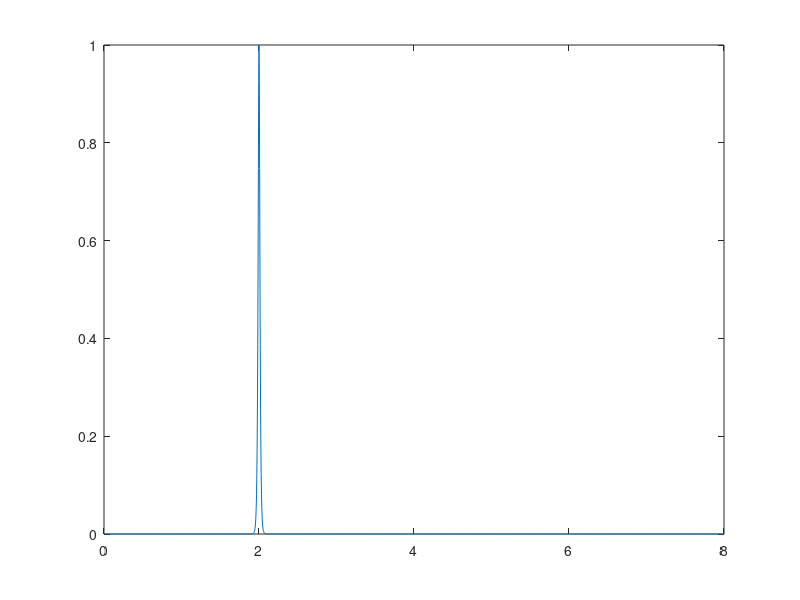
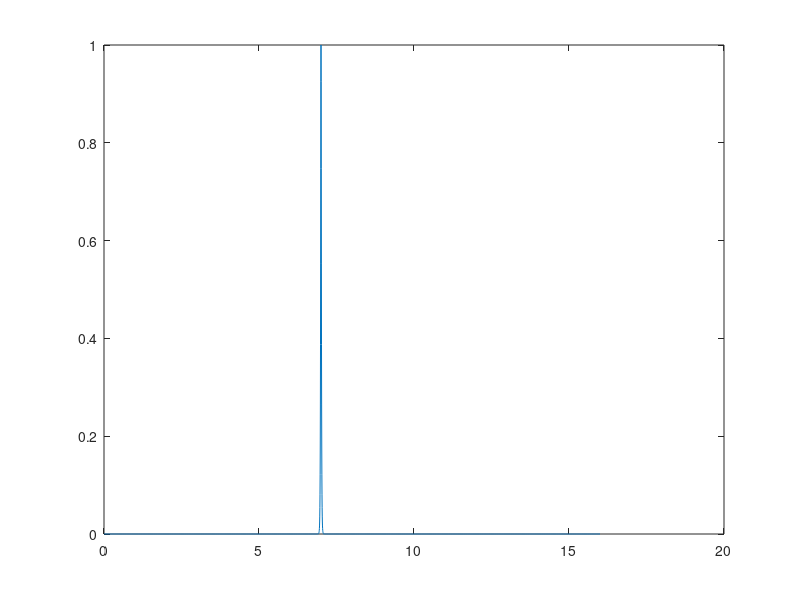
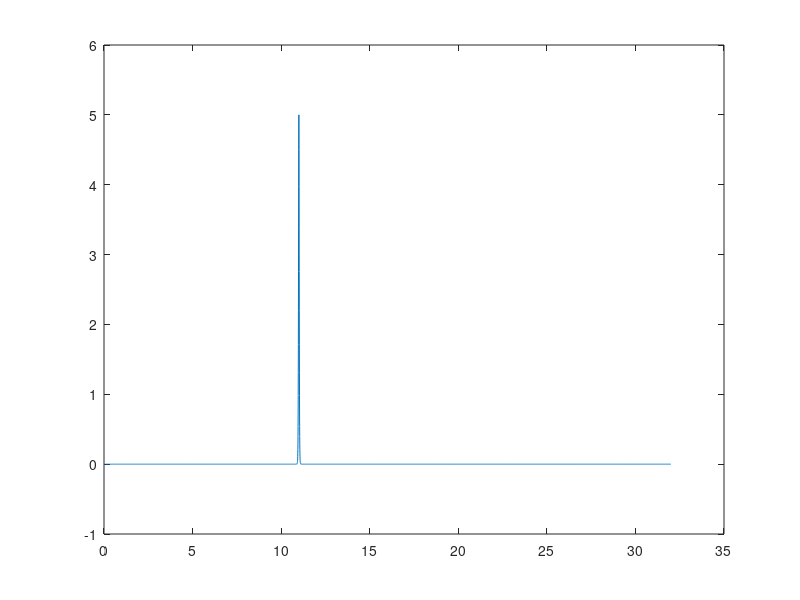

These charts were generated, in order, by the following MATLAB code: (Note: this script raises an error after producing the figures.)
close all
clear all
clc

t = (0:0.004:8)';
f = (0:0.125:250)';
omega = 2*pi*f;

x = 1./cosh(100*(t-2));
plot(t,x);

b = zeros(2001,1);
b(1251) = 1;


figure(1);
plot(t,x);


%% Convolution (Method I)
conv1 = conv(b,x);

[m n] = size(conv1);
t11 = 0:0.004:(m-1)*0.004;

figure(2);
plot(t11,conv1);
%%%%%%%%%%%%%%%%%%%%%%%%%

%% Cross-correllation (Method I)
corr1 = xcorr(x,conv1);

[m n] = size(corr1);
t12 = 0:0.004:(m-1)*0.004;

figure(3);
plot(t12,corr1);
%%%%%%%%%%%%%%%%%%%%%%%%%


%% Convolution (Method II)
conv2 = convolution1(b,x);

[m n] = size(conv2);
t21 = 0:0.004:(m-1)*0.004;

figure(4);
plot(t21,conv2);
%%%%%%%%%%%%%%%%%%%%%%%%%

%% Cross-correllation (Method II)
corr2 = crosscorr1(x,conv2);

[m n] = size(corr2);
t22 = 0:0.004:(m-1)*0.004;

figure(5);
plot(t22,corr2);
%%%%%%%%%%%%%%%%%%%%%%%%%

%% Convolution (Method III)
conv3 = convolution2(b,x);

[m n] = size(conv3);
t31 = 0:0.004:(m-1)*0.004;

figure(6);
plot(t31,conv3);
%%%%%%%%%%%%%%%%%%%%%%%%%

%% Cross-correllation (Method III)
corr3 = crosscorr2(b,conv3);

[m n] = size(corr3);
t32 = 0:0.004:(m-1)*0.004;

figure(7);
plot(t32,corr3);
%%%%%%%%%%%%%%%%%%%%%%%%%



